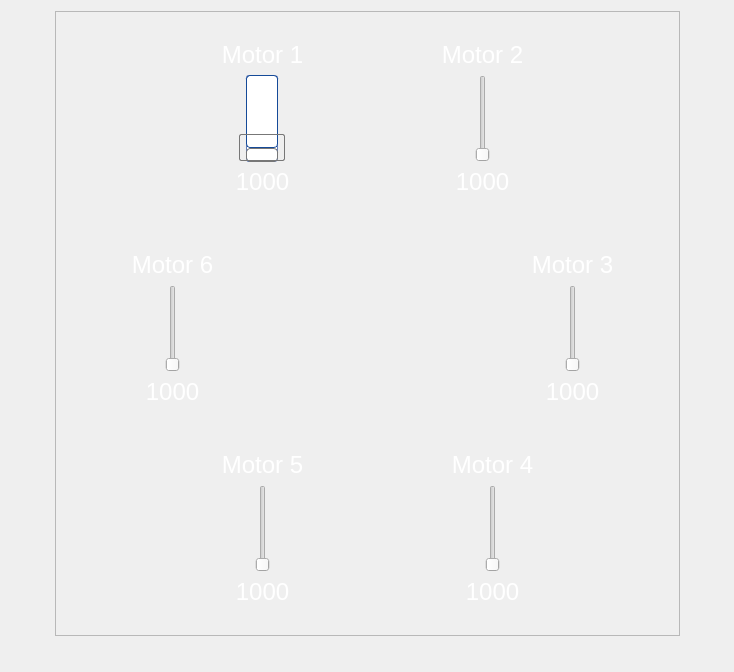
        <widget class="QWidget" name="HexX">
         <layout class="QGridLayout" name="gridLayout_46">
          <item row="0" column="1">
           <spacer name="verticalSpacer_14">
            <property name="orientation">
             <enum>Qt::Vertical</enum>
            </property>
            <property name="sizeHint" stdset="0">
             <size>
              <width>20</width>
              <height>0</height>
             </size>
            </property>
           </spacer>
          </item>
          <item row="1" column="0">
           <spacer name="horizontalSpacer_8">
            <property name="orientation">
             <enum>Qt::Horizontal</enum>
            </property>
            <property name="sizeHint" stdset="0">
             <size>
              <width>44</width>
              <height>20</height>
             </size>
            </property>
           </spacer>
          </item>
          <item row="1" column="1">
           <widget class="QFrame" name="HexXFrame">
            <property name="sizePolicy">
             <sizepolicy hsizetype="Fixed" vsizetype="Fixed">
              <horstretch>0</horstretch>
              <verstretch>0</verstretch>
             </sizepolicy>
            </property>
            <property name="minimumSize">
             <size>
              <width>625</width>
              <height>625</height>
             </size>
            </property>
            <property name="maximumSize">
             <size>
              <width>625</width>
              <height>625</height>
             </size>
            </property>
            <property name="frameShape">
             <enum>QFrame::StyledPanel</enum>
            </property>
            <property name="frameShadow">
             <enum>QFrame::Raised</enum>
            </property>
            <widget class="QFrame" name="HexX5">
             <property name="geometry">
              <rect>
               <x>130</x>
               <y>430</y>
               <width>175</width>
               <height>175</height>
              </rect>
             </property>
             <property name="sizePolicy">
              <sizepolicy hsizetype="Fixed" vsizetype="Fixed">
               <horstretch>0</horstretch>
               <verstretch>0</verstretch>
              </sizepolicy>
             </property>
             <property name="minimumSize">
              <size>
               <width>175</width>
               <height>175</height>
              </size>
             </property>
             <property name="maximumSize">
              <size>
               <width>175</width>
               <height>175</height>
              </size>
             </property>
             <property name="styleSheet">
              <string notr="true">QFrame
{
   background-color: rgba(255, 255, 255, 0);
   border-image: url(:/images/resources/CW.png) 0 0 0 0 stretch stretch;
   border-width: 0px;
}</string>
             </property>
             <property name="frameShape">
              <enum>QFrame::StyledPanel</enum>
             </property>
             <property name="frameShadow">
              <enum>QFrame::Raised</enum>
             </property>
             <layout class="QGridLayout" name="gridLayout_34">
              <item row="2" column="0">
               <widget class="QLabel" name="HexX5Value">
                <property name="font">
                 <font>
                  <pointsize>18</pointsize>
                 </font>
                </property>
                <property name="styleSheet">
                 <string notr="true">color:white;
border-image:none;</string>
                </property>
                <property name="text">
                 <string>1000</string>
                </property>
                <property name="alignment">
                 <set>Qt::AlignCenter</set>
                </property>
               </widget>
              </item>
              <item row="0" column="0">
               <widget class="QLabel" name="HexX5Label">
                <property name="font">
                 <font>
                  <pointsize>18</pointsize>
                 </font>
                </property>
                <property name="styleSheet">
                 <string notr="true">color:white;
border-image:none;</string>
                </property>
                <property name="text">
                 <string>Motor 5</string>
                </property>
                <property name="alignment">
                 <set>Qt::AlignCenter</set>
                </property>
               </widget>
              </item>
              <item row="1" column="0">
               <widget class="QSlider" name="HexX5Motor">
                <property name="sizePolicy">
                 <sizepolicy hsizetype="Expanding" vsizetype="Expanding">
                  <horstretch>0</horstretch>
                  <verstretch>0</verstretch>
                 </sizepolicy>
                </property>
                <property name="styleSheet">
                 <string notr="true">QSlider::groove:vertical{
border: 1px solid #637EB8;
background: white;
width: 30px;
border-radius: 3px;
}
QSlider::add-page:vertical {
background: qlineargradient(x1: 0, y1: 0, x2: 0, y2: 1,
stop: 0 #ABC7EC, stop: 1 #154A98);
border: 1px solid #777;
height: 10px;
border-radius: 4px;
}
QSlider::sub-page:vertical {
background: #fff;
border: 1px solid #154A98;
height: 10px;
border-radius: 4px;
}
QSlider::handle:vertical{
background: qlineargradient(x1:0, y1:0, x2:1, y2:1,
stop:0 #fff, stop:1 #ABC7EC);
border: 1px solid #777;
height: 25px;
margin-left: -8px;
margin-right: -8px;
border-radius: 2px;
}

QSlider::image:none;</string>
                </property>
                <property name="minimum">
                 <number>1000</number>
                </property>
                <property name="maximum">
                 <number>2000</number>
                </property>
                <property name="value">
                 <number>1000</number>
                </property>
                <property name="orientation">
                 <enum>Qt::Vertical</enum>
                </property>
               </widget>
              </item>
              <item row="1" column="1">
               <spacer name="HexX5Spacer">
                <property name="orientation">
                 <enum>Qt::Horizontal</enum>
                </property>
                <property name="sizeType">
                 <enum>QSizePolicy::Fixed</enum>
                </property>
                <property name="sizeHint" stdset="0">
                 <size>
                  <width>20</width>
                  <height>20</height>
                 </size>
                </property>
               </spacer>
              </item>
             </layout>
            </widget>
            <widget class="QFrame" name="HexX1">
             <property name="geometry">
              <rect>
               <x>130</x>
               <y>20</y>
               <width>175</width>
               <height>175</height>
              </rect>
             </property>
             <property name="sizePolicy">
              <sizepolicy hsizetype="Fixed" vsizetype="Fixed">
               <horstretch>0</horstretch>
               <verstretch>0</verstretch>
              </sizepolicy>
             </property>
             <property name="minimumSize">
              <size>
               <width>175</width>
               <height>175</height>
              </size>
             </property>
             <property name="maximumSize">
              <size>
               <width>175</width>
               <height>175</height>
              </size>
             </property>
             <property name="styleSheet">
              <string notr="true">QFrame
{
   background-color: rgba(255, 255, 255, 0);
   border-image: url(:/images/resources/CW.png) 0 0 0 0 stretch stretch;
   border-width: 0px;
}</string>
             </property>
             <property name="frameShape">
              <enum>QFrame::StyledPanel</enum>
             </property>
             <property name="frameShadow">
              <enum>QFrame::Raised</enum>
             </property>
             <layout class="QGridLayout" name="gridLayout_38">
              <item row="1" column="0">
               <widget class="QSlider" name="HexX1Motor">
                <property name="sizePolicy">
                 <sizepolicy hsizetype="Expanding" vsizetype="Expanding">
                  <horstretch>0</horstretch>
                  <verstretch>0</verstretch>
                 </sizepolicy>
                </property>
                <property name="styleSheet">
                 <string notr="true">QSlider::groove:vertical{
border: 1px solid #637EB8;
background: white;
width: 30px;
border-radius: 3px;
}
QSlider::add-page:vertical {
background: qlineargradient(x1: 0, y1: 0, x2: 0, y2: 1,
stop: 0 #ABC7EC, stop: 1 #154A98);
border: 1px solid #777;
height: 10px;
border-radius: 4px;
}
QSlider::sub-page:vertical {
background: #fff;
border: 1px solid #154A98;
height: 10px;
border-radius: 4px;
}
QSlider::handle:vertical{
background: qlineargradient(x1:0, y1:0, x2:1, y2:1,
stop:0 #fff, stop:1 #ABC7EC);
border: 1px solid #777;
height: 25px;
margin-left: -8px;
margin-right: -8px;
border-radius: 2px;
}

</string>
                </property>
                <property name="minimum">
                 <number>1000</number>
                </property>
                <property name="maximum">
                 <number>2000</number>
                </property>
                <property name="value">
                 <number>1000</number>
                </property>
                <property name="orientation">
                 <enum>Qt::Vertical</enum>
                </property>
               </widget>
              </item>
              <item row="0" column="0">
               <widget class="QLabel" name="HexX1Label">
                <property name="font">
                 <font>
                  <pointsize>18</pointsize>
                 </font>
                </property>
                <property name="styleSheet">
                 <string notr="true">color:white;
border-image:none;</string>
                </property>
                <property name="text">
                 <string>Motor 1</string>
                </property>
                <property name="alignment">
                 <set>Qt::AlignCenter</set>
                </property>
               </widget>
              </item>
              <item row="2" column="0">
               <widget class="QLabel" name="HexX1Value">
                <property name="font">
                 <font>
                  <pointsize>18</pointsize>
                 </font>
                </property>
                <property name="styleSheet">
                 <string notr="true">color:white;
border-image:none;</string>
                </property>
                <property name="text">
                 <string>1000</string>
                </property>
                <property name="alignment">
                 <set>Qt::AlignCenter</set>
                </property>
               </widget>
              </item>
              <item row="1" column="1">
               <spacer name="HexX1Spacer">
                <property name="orientation">
                 <enum>Qt::Horizontal</enum>
                </property>
                <property name="sizeType">
                 <enum>QSizePolicy::Fixed</enum>
                </property>
                <property name="sizeHint" stdset="0">
                 <size>
                  <width>20</width>
                  <height>20</height>
                 </size>
                </property>
               </spacer>
              </item>
             </layout>
            </widget>
            <widget class="QFrame" name="HexX4">
             <property name="geometry">
              <rect>
               <x>340</x>
               <y>430</y>
               <width>175</width>
               <height>175</height>
              </rect>
             </property>
             <property name="sizePolicy">
              <sizepolicy hsizetype="Fixed" vsizetype="Fixed">
               <horstretch>0</horstretch>
               <verstretch>0</verstretch>
              </sizepolicy>
             </property>
             <property name="minimumSize">
              <size>
               <width>175</width>
               <height>175</height>
              </size>
             </property>
             <property name="maximumSize">
              <size>
               <width>175</width>
               <height>175</height>
              </size>
             </property>
             <property name="styleSheet">
              <string notr="true">QFrame
{
   background-color: rgba(255, 255, 255, 0);
   border-image: url(:/images/resources/CCW.png) 0 0 0 0 stretch stretch;
   border-width: 0px;
}</string>
             </property>
             <property name="frameShape">
              <enum>QFrame::StyledPanel</enum>
             </property>
             <property name="frameShadow">
              <enum>QFrame::Raised</enum>
             </property>
             <layout class="QGridLayout" name="gridLayout_40">
              <item row="2" column="1">
               <widget class="QLabel" name="HexX4Value">
                <property name="font">
                 <font>
                  <pointsize>18</pointsize>
                 </font>
                </property>
                <property name="styleSheet">
                 <string notr="true">color:white;
border-image:none;</string>
                </property>
                <property name="text">
                 <string>1000</string>
                </property>
                <property name="alignment">
                 <set>Qt::AlignCenter</set>
                </property>
               </widget>
              </item>
              <item row="0" column="1">
               <widget class="QLabel" name="HexX4Label">
                <property name="font">
                 <font>
                  <pointsize>18</pointsize>
                 </font>
                </property>
                <property name="styleSheet">
                 <string notr="true">color:white;
border-image:none;</string>
                </property>
                <property name="text">
                 <string>Motor 4</string>
                </property>
                <property name="alignment">
                 <set>Qt::AlignCenter</set>
                </property>
               </widget>
              </item>
              <item row="1" column="1">
               <widget class="QSlider" name="HexX4Motor">
                <property name="sizePolicy">
                 <sizepolicy hsizetype="Expanding" vsizetype="Expanding">
                  <horstretch>0</horstretch>
                  <verstretch>0</verstretch>
                 </sizepolicy>
                </property>
                <property name="styleSheet">
                 <string notr="true">QSlider::groove:vertical{
border: 1px solid #637EB8;
background: white;
width: 30px;
border-radius: 3px;
}
QSlider::add-page:vertical {
background: qlineargradient(x1: 0, y1: 0, x2: 0, y2: 1,
stop: 0 #ABC7EC, stop: 1 #154A98);
border: 1px solid #777;
height: 10px;
border-radius: 4px;
}
QSlider::sub-page:vertical {
background: #fff;
border: 1px solid #154A98;
height: 10px;
border-radius: 4px;
}
QSlider::handle:vertical{
background: qlineargradient(x1:0, y1:0, x2:1, y2:1,
stop:0 #fff, stop:1 #ABC7EC);
border: 1px solid #777;
height: 25px;
margin-left: -8px;
margin-right: -8px;
border-radius: 2px;
}

QSlider::background-color: rgba(255, 255, 255, 0);</string>
                </property>
                <property name="minimum">
                 <number>1000</number>
                </property>
                <property name="maximum">
                 <number>2000</number>
                </property>
                <property name="value">
                 <number>1000</number>
                </property>
                <property name="orientation">
                 <enum>Qt::Vertical</enum>
                </property>
               </widget>
              </item>
              <item row="1" column="0">
               <spacer name="HexX4Spacer">
                <property name="orientation">
                 <enum>Qt::Horizontal</enum>
                </property>
                <property name="sizeType">
                 <enum>QSizePolicy::Fixed</enum>
                </property>
                <property name="sizeHint" stdset="0">
                 <size>
                  <width>20</width>
                  <height>20</height>
                 </size>
                </property>
               </spacer>
              </item>
             </layout>
            </widget>
            <widget class="QFrame" name="HexXFCB">
             <property name="geometry">
              <rect>
               <x>230</x>
               <y>230</y>
               <width>175</width>
               <height>175</height>
              </rect>
             </property>
             <property name="sizePolicy">
              <sizepolicy hsizetype="Fixed" vsizetype="Fixed">
               <horstretch>0</horstretch>
               <verstretch>0</verstretch>
              </sizepolicy>
             </property>
             <property name="minimumSize">
              <size>
               <width>175</width>
               <height>175</height>
              </size>
             </property>
             <property name="maximumSize">
              <size>
               <width>175</width>
               <height>175</height>
              </size>
             </property>
             <property name="styleSheet">
              <string notr="true">background-color: rgba(255, 255, 255, 0);
image: url(:/images/resources/AQ32Sticker.png);</string>
             </property>
             <property name="frameShape">
              <enum>QFrame::StyledPanel</enum>
             </property>
             <property name="frameShadow">
              <enum>QFrame::Raised</enum>
             </property>
            </widget>
            <widget class="QFrame" name="HexX3">
             <property name="geometry">
              <rect>
               <x>440</x>
               <y>230</y>
               <width>175</width>
               <height>175</height>
              </rect>
             </property>
             <property name="sizePolicy">
              <sizepolicy hsizetype="Fixed" vsizetype="Fixed">
               <horstretch>0</horstretch>
               <verstretch>0</verstretch>
              </sizepolicy>
             </property>
             <property name="minimumSize">
              <size>
               <width>175</width>
               <height>175</height>
              </size>
             </property>
             <property name="maximumSize">
              <size>
               <width>175</width>
               <height>175</height>
              </size>
             </property>
             <property name="layoutDirection">
              <enum>Qt::LeftToRight</enum>
             </property>
             <property name="styleSheet">
              <string notr="true">QFrame
{
   background-color: rgba(255, 255, 255, 0);
   border-image: url(:/images/resources/CW.png) 0 0 0 0 stretch stretch;
   border-width: 0px;
}</string>
             </property>
             <property name="frameShape">
              <enum>QFrame::StyledPanel</enum>
             </property>
             <property name="frameShadow">
              <enum>QFrame::Raised</enum>
             </property>
             <layout class="QGridLayout" name="gridLayout_42">
              <item row="2" column="1">
               <widget class="QLabel" name="HexX3Value">
                <property name="font">
                 <font>
                  <pointsize>18</pointsize>
                 </font>
                </property>
                <property name="styleSheet">
                 <string notr="true">color:white;
border-image:none;</string>
                </property>
                <property name="text">
                 <string>1000</string>
                </property>
                <property name="alignment">
                 <set>Qt::AlignCenter</set>
                </property>
               </widget>
              </item>
              <item row="1" column="1">
               <widget class="QSlider" name="HexX3Motor">
                <property name="sizePolicy">
                 <sizepolicy hsizetype="Expanding" vsizetype="Expanding">
                  <horstretch>0</horstretch>
                  <verstretch>0</verstretch>
                 </sizepolicy>
                </property>
                <property name="styleSheet">
                 <string notr="true">QSlider::groove:vertical{
border: 1px solid #637EB8;
background: white;
width: 30px;
border-radius: 3px;
}
QSlider::add-page:vertical {
background: qlineargradient(x1: 0, y1: 0, x2: 0, y2: 1,
stop: 0 #ABC7EC, stop: 1 #154A98);
border: 1px solid #777;
height: 10px;
border-radius: 4px;
}
QSlider::sub-page:vertical {
background: #fff;
border: 1px solid #154A98;
height: 10px;
border-radius: 4px;
}
QSlider::handle:vertical{
background: qlineargradient(x1:0, y1:0, x2:1, y2:1,
stop:0 #fff, stop:1 #ABC7EC);
border: 1px solid #777;
height: 25px;
margin-left: -8px;
margin-right: -8px;
border-radius: 2px;
}

QSlider::background-color: rgba(255, 255, 255, 0);</string>
                </property>
                <property name="minimum">
                 <number>1000</number>
                </property>
                <property name="maximum">
                 <number>2000</number>
                </property>
                <property name="value">
                 <number>1000</number>
                </property>
                <property name="orientation">
                 <enum>Qt::Vertical</enum>
                </property>
               </widget>
              </item>
              <item row="0" column="1">
               <widget class="QLabel" name="HexX3Label">
                <property name="font">
                 <font>
                  <pointsize>18</pointsize>
                 </font>
                </property>
                <property name="styleSheet">
                 <string notr="true">color:white;
border-image:none;</string>
                </property>
                <property name="text">
                 <string>Motor 3</string>
                </property>
                <property name="alignment">
                 <set>Qt::AlignCenter</set>
                </property>
               </widget>
              </item>
              <item row="1" column="2">
               <spacer name="HexX3Spacer">
                <property name="orientation">
                 <enum>Qt::Horizontal</enum>
                </property>
                <property name="sizeType">
                 <enum>QSizePolicy::Fixed</enum>
                </property>
                <property name="sizeHint" stdset="0">
                 <size>
                  <width>20</width>
                  <height>20</height>
                 </size>
                </property>
               </spacer>
              </item>
             </layout>
            </widget>
            <widget class="QFrame" name="HexX2">
             <property name="geometry">
              <rect>
               <x>330</x>
               <y>20</y>
               <width>175</width>
               <height>175</height>
              </rect>
             </property>
             <property name="sizePolicy">
              <sizepolicy hsizetype="Fixed" vsizetype="Fixed">
               <horstretch>0</horstretch>
               <verstretch>0</verstretch>
              </sizepolicy>
             </property>
             <property name="minimumSize">
              <size>
               <width>175</width>
               <height>175</height>
              </size>
             </property>
             <property name="maximumSize">
              <size>
               <width>150</width>
               <height>150</height>
              </size>
             </property>
             <property name="styleSheet">
              <string notr="true">QFrame
{
   background-color: rgba(255, 255, 255, 0);
   border-image: url(:/images/resources/CCW.png) 0 0 0 0 stretch stretch;
   border-width: 0px;
}</string>
             </property>
             <property name="frameShape">
              <enum>QFrame::StyledPanel</enum>
             </property>
             <property name="frameShadow">
              <enum>QFrame::Raised</enum>
             </property>
             <layout class="QGridLayout" name="gridLayout_43">
              <item row="1" column="1">
               <widget class="QSlider" name="HexX2Motor">
                <property name="sizePolicy">
                 <sizepolicy hsizetype="Expanding" vsizetype="Expanding">
                  <horstretch>0</horstretch>
                  <verstretch>0</verstretch>
                 </sizepolicy>
                </property>
                <property name="styleSheet">
                 <string notr="true">QSlider::groove:vertical{
border: 1px solid #637EB8;
background: white;
width: 30px;
border-radius: 3px;
}
QSlider::add-page:vertical {
background: qlineargradient(x1: 0, y1: 0, x2: 0, y2: 1,
stop: 0 #ABC7EC, stop: 1 #154A98);
border: 1px solid #777;
height: 10px;
border-radius: 4px;
}
QSlider::sub-page:vertical {
background: #fff;
border: 1px solid #154A98;
height: 10px;
border-radius: 4px;
}
QSlider::handle:vertical{
background: qlineargradient(x1:0, y1:0, x2:1, y2:1,
stop:0 #fff, stop:1 #ABC7EC);
border: 1px solid #777;
height: 25px;
margin-left: -8px;
margin-right: -8px;
border-radius: 2px;
}

QSlider::background-color: rgba(255, 255, 255, 0);</string>
                </property>
                <property name="minimum">
                 <number>1000</number>
                </property>
                <property name="maximum">
                 <number>2000</number>
                </property>
                <property name="value">
                 <number>1000</number>
                </property>
                <property name="orientation">
                 <enum>Qt::Vertical</enum>
                </property>
               </widget>
              </item>
              <item row="2" column="1">
               <widget class="QLabel" name="HexX2Value">
                <property name="font">
                 <font>
                  <pointsize>18</pointsize>
                 </font>
                </property>
                <property name="styleSheet">
                 <string notr="true">color:white;
border-image:none;</string>
                </property>
                <property name="text">
                 <string>1000</string>
                </property>
                <property name="alignment">
                 <set>Qt::AlignCenter</set>
                </property>
               </widget>
              </item>
              <item row="0" column="1">
               <widget class="QLabel" name="HexX2Label">
                <property name="font">
                 <font>
                  <pointsize>18</pointsize>
                 </font>
                </property>
                <property name="styleSheet">
                 <string notr="true">color:white;
border-image:none;</string>
                </property>
                <property name="text">
                 <string>Motor 2</string>
                </property>
                <property name="alignment">
                 <set>Qt::AlignCenter</set>
                </property>
               </widget>
              </item>
              <item row="1" column="0">
               <spacer name="HexX2Spacer">
                <property name="orientation">
                 <enum>Qt::Horizontal</enum>
                </property>
                <property name="sizeType">
                 <enum>QSizePolicy::Fixed</enum>
                </property>
                <property name="sizeHint" stdset="0">
                 <size>
                  <width>20</width>
                  <height>20</height>
                 </size>
                </property>
               </spacer>
              </item>
             </layout>
            </widget>
            <widget class="QFrame" name="HexX6">
             <property name="geometry">
              <rect>
               <x>20</x>
               <y>230</y>
               <width>175</width>
               <height>175</height>
              </rect>
             </property>
             <property name="sizePolicy">
              <sizepolicy hsizetype="Fixed" vsizetype="Fixed">
               <horstretch>0</horstretch>
               <verstretch>0</verstretch>
              </sizepolicy>
             </property>
             <property name="minimumSize">
              <size>
               <width>175</width>
               <height>175</height>
              </size>
             </property>
             <property name="maximumSize">
              <size>
               <width>175</width>
               <height>175</height>
              </size>
             </property>
             <property name="styleSheet">
              <string notr="true">QFrame
{
   background-color: rgba(255, 255, 255, 0);
   border-image: url(:/images/resources/CCW.png) 0 0 0 0 stretch stretch;
   border-width: 0px;
}</string>
             </property>
             <property name="frameShape">
              <enum>QFrame::StyledPanel</enum>
             </property>
             <property name="frameShadow">
              <enum>QFrame::Raised</enum>
             </property>
             <layout class="QGridLayout" name="gridLayout_44">
              <item row="0" column="1">
               <widget class="QLabel" name="HexX6Label">
                <property name="font">
                 <font>
                  <pointsize>18</pointsize>
                 </font>
                </property>
                <property name="styleSheet">
                 <string notr="true">color:white;
border-image:none;</string>
                </property>
                <property name="text">
                 <string>Motor 6</string>
                </property>
                <property name="alignment">
                 <set>Qt::AlignCenter</set>
                </property>
               </widget>
              </item>
              <item row="4" column="1">
               <widget class="QLabel" name="HexX6Value">
                <property name="font">
                 <font>
                  <pointsize>18</pointsize>
                 </font>
                </property>
                <property name="styleSheet">
                 <string notr="true">color:white;
border-image:none;</string>
                </property>
                <property name="text">
                 <string>1000</string>
                </property>
                <property name="alignment">
                 <set>Qt::AlignCenter</set>
                </property>
               </widget>
              </item>
              <item row="1" column="1">
               <widget class="QSlider" name="HexX6Motor">
                <property name="sizePolicy">
                 <sizepolicy hsizetype="Expanding" vsizetype="Expanding">
                  <horstretch>0</horstretch>
                  <verstretch>0</verstretch>
                 </sizepolicy>
                </property>
                <property name="styleSheet">
                 <string notr="true">QSlider::groove:vertical{
border: 1px solid #637EB8;
background: white;
width: 30px;
border-radius: 3px;
}
QSlider::add-page:vertical {
background: qlineargradient(x1: 0, y1: 0, x2: 0, y2: 1,
stop: 0 #ABC7EC, stop: 1 #154A98);
border: 1px solid #777;
height: 10px;
border-radius: 4px;
}
QSlider::sub-page:vertical {
background: #fff;
border: 1px solid #154A98;
height: 10px;
border-radius: 4px;
}
QSlider::handle:vertical{
background: qlineargradient(x1:0, y1:0, x2:1, y2:1,
stop:0 #fff, stop:1 #ABC7EC);
border: 1px solid #777;
height: 25px;
margin-left: -8px;
margin-right: -8px;
border-radius: 2px;
}

QSlider::background-color: rgba(255, 255, 255, 0);</string>
                </property>
                <property name="minimum">
                 <number>1000</number>
                </property>
                <property name="maximum">
                 <number>2000</number>
                </property>
                <property name="value">
                 <number>1000</number>
                </property>
                <property name="orientation">
                 <enum>Qt::Vertical</enum>
                </property>
               </widget>
              </item>
              <item row="1" column="0">
               <spacer name="HexX6Spacer">
                <property name="orientation">
                 <enum>Qt::Horizontal</enum>
                </property>
                <property name="sizeType">
                 <enum>QSizePolicy::Fixed</enum>
                </property>
                <property name="sizeHint" stdset="0">
                 <size>
                  <width>20</width>
                  <height>20</height>
                 </size>
                </property>
               </spacer>
              </item>
             </layout>
            </widget>
           </widget>
          </item>
          <item row="1" column="2">
           <spacer name="horizontalSpacer_9">
            <property name="orientation">
             <enum>Qt::Horizontal</enum>
            </property>
            <property name="sizeHint" stdset="0">
             <size>
              <width>43</width>
              <height>20</height>
             </size>
            </property>
           </spacer>
          </item>
          <item row="2" column="1">
           <spacer name="verticalSpacer_15">
            <property name="orientation">
             <enum>Qt::Vertical</enum>
            </property>
            <property name="sizeHint" stdset="0">
             <size>
              <width>20</width>
              <height>25</height>
             </size>
            </property>
           </spacer>
          </item>
         </layout>
        </widget>
